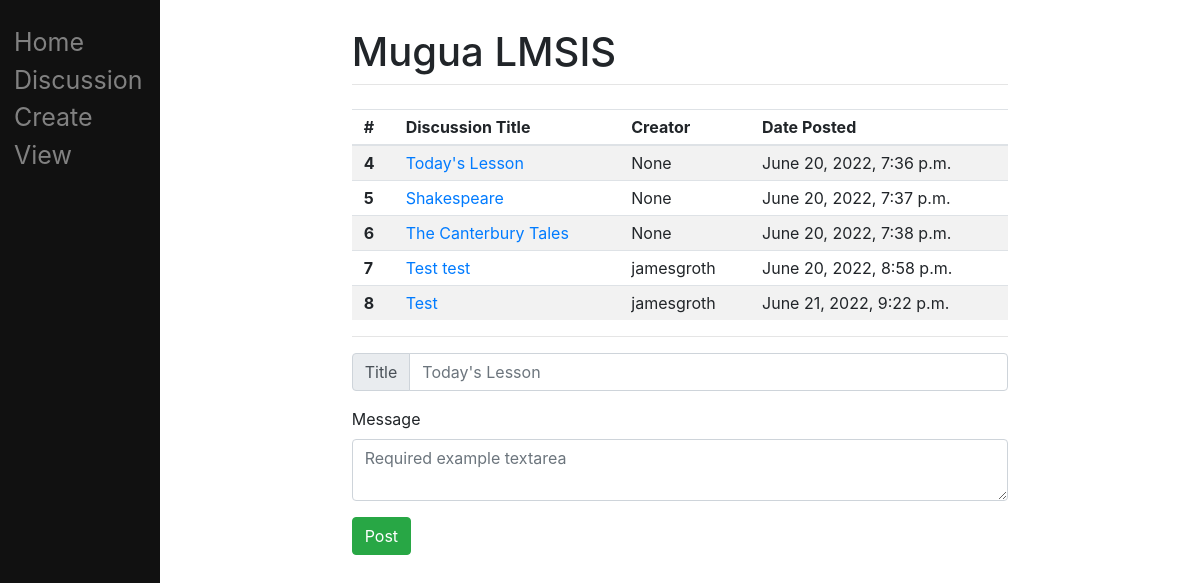
/discuss/, run on an earlier commit of the app's database.
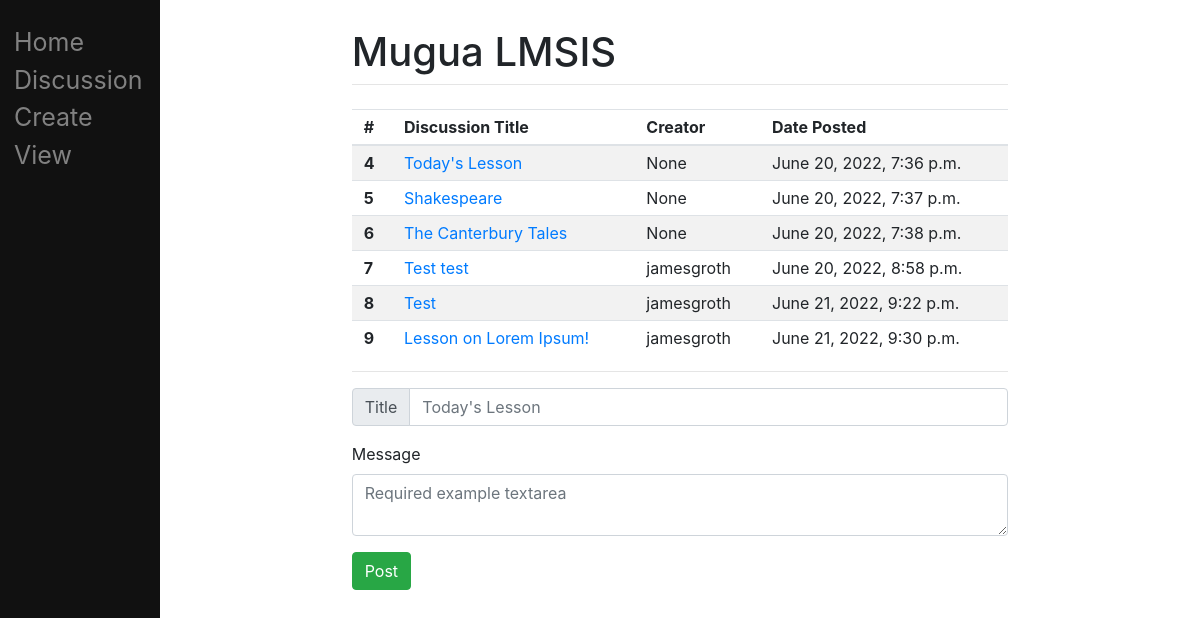
And on a later commit of the database.
### main/models.py (models this page shows, shortened)
class Discussion(models.Model):
    author = models.CharField(max_length=120, null=True)
    title = models.CharField(max_length=120, null=True)
    message = models.TextField(null=True)
    post_date = models.DateTimeField(null=True)
    user = models.ForeignKey(User, on_delete=models.CASCADE, related_name="discussion", null=True)

### main/views.py (the view)
# urls.py: path("discuss/", views.discuss, name="discuss"),
def discuss(response):
    if response.method == "POST":
        form = CreateDiscussionPost(response.POST)
        if form.is_valid():
            author = response.user.username
            title = form.cleaned_data["title"]
            message = form.cleaned_data["message"]
            post_date = timezone.now()
            d = Discussion(author=author, title=title, message=message, post_date=post_date)
            d.save()
        return HttpResponseRedirect("/discuss")
    else:
        form = CreateDiscussionPost()
    discussion = Discussion.objects.all()
    return render(response, "main/discuss.html", {"discussion": discussion})

### main/templates/main/discuss.html (shortened to what this page needs)
{% extends "main/base.html" %}
{% block content %}
<table class="table table-striped">
    <thead>
      <tr class="discussionMain">
        <th scope="col">#</th>
        <th scope="col">Discussion Title</th>
        <th scope="col">Creator</th>
        <th scope="col">Date Posted</th>
      </tr>
    </thead>
    <tbody>
    {% for post in discussion %}
        <tr class="discussionMain">
            <th scope="row">{{post.id}}</th>
            <td><a href="/discuss/{{post.id}}">{{post.title}}</a></td>
            <td>{{post.author}}</td>
            <td>{{post.post_date}}</td>
        </tr>
    {% endfor %}
    </tbody>
</table>
<hr />
<form method="post" action="#">
    <div class="container">
        <div class="row mb-3">
            <div class="input-group">
                <div class="input-group-prepend">
                    <div class="input-group-text">Title</div>
                </div>
                <input type="text" name="title" class="form-control" id="inlineFormInputGroupUsername" placeholder="Today's Lesson" required>
            </div>
        </div>
        <div class="row mb-3">
            <label for="validationTextarea">Message</label>
            <textarea class="form-control" name="message" id="validationTextarea" placeholder="Required example textarea" required></textarea>
        </div>
        <div class="row mb-1">
            <button type="submit" name="postDiscussion" value="postDiscussion" class="btn btn-success">Post</button>
        </div>
    </div>
</form>
{% endblock %}

### main/templates/main/base.html (shortened to what this page needs)
<!DOCTYPE html>
<html lang="en">
<head>
    <link rel="stylesheet" href="https://cdn.jsdelivr.net/npm/bootstrap@4.3.1/dist/css/bootstrap.min.css">
    {% load static %}
    <link rel="stylesheet" type="text/css" href="{% static 'main/styles.css' %}" />
</head>
<body>
    <div class="d-flex flex-column sidenav">
        <div class="p-1">
            <a href="/">Home</a>
            <a href="/discuss">Discussion</a>
            <a href="/create">Create</a>
            <a href="/view">View</a>
        </div>
    </div>
    <div class="main" id="content" name="content">
        <div class="row justify-content-center">
            <div class="col-8">
                <h1 class="mt-2">Mugua LMSIS</h1>
                <hr class="mt-0 mb-4" />
                {% block content %}
                {% endblock %}
            </div>
        </div>
</body>
</html>

### main/static/main/styles.css (style rules this page uses)
.sidenav { height: 100%; width: 160px; position: fixed; z-index: 1; top: 0; left: 0; background-color: #111; overflow-x: hidden; padding-top: 20px; padding-left: 10px; }
.sidenav a { text-decoration: none; color: #818181; font-size: 25px; display: block; }
.main { margin-left: 160px; padding: 20px; }
.discussionMain { line-height: 10px; }

What changed in the data, as far as the page shows it:
added Discussion: id "9", title "Lesson on Lorem Ipsum!", author "jamesgroth", post_date "June 21, 2022, 9:30 p.m."
